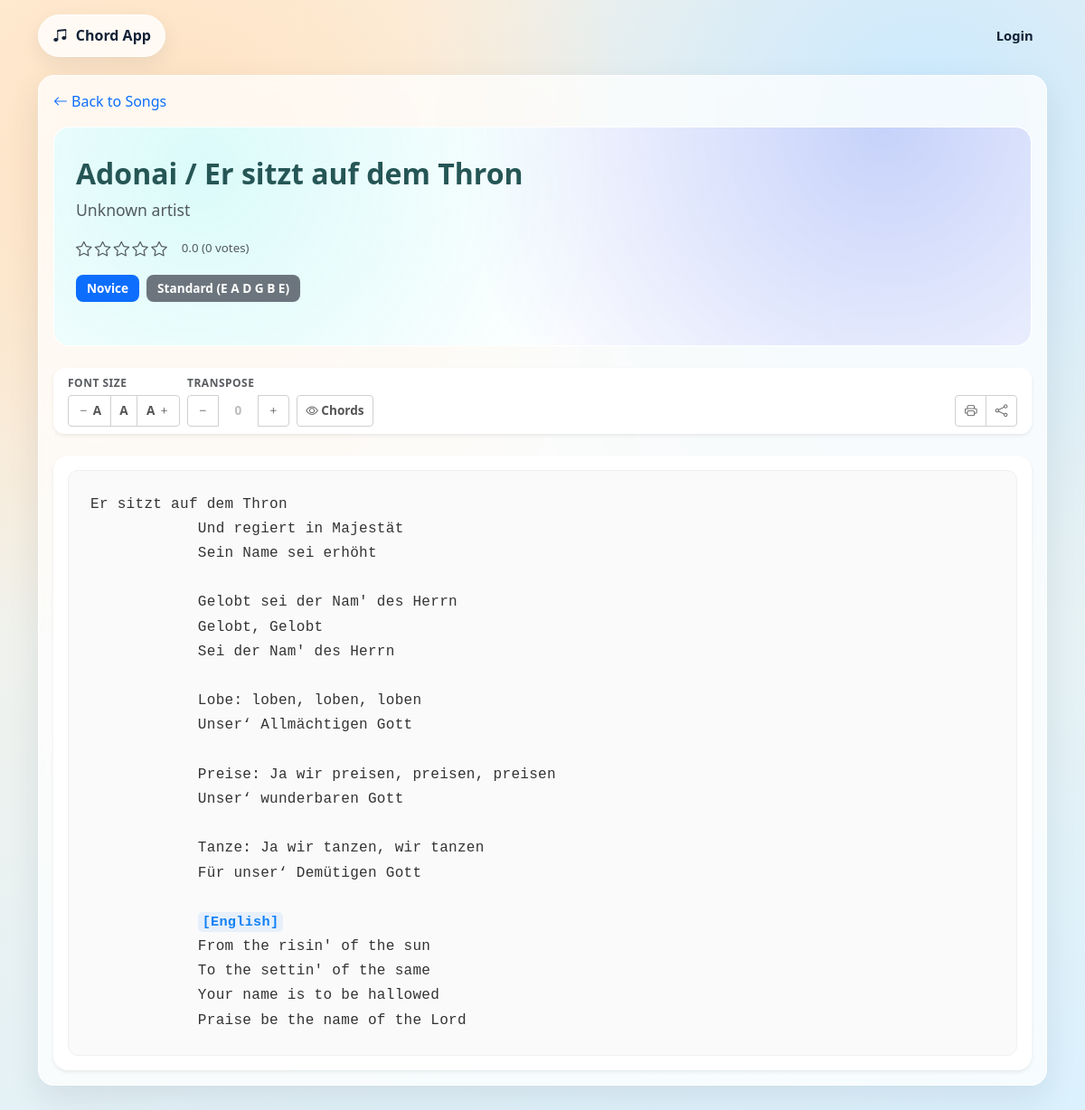
/song.php?id=1, run on the app's committed database.
### tables this page shows
CREATE TABLE IF NOT EXISTS songs (
    id INT UNSIGNED AUTO_INCREMENT PRIMARY KEY,
    title VARCHAR(255) NOT NULL,
    artist VARCHAR(255) DEFAULT '',
    audio_url VARCHAR(500) DEFAULT '',
    song_key VARCHAR(50) DEFAULT '',
    tuning VARCHAR(100) DEFAULT 'Standard (E A D G B E)',
    difficulty VARCHAR(50) DEFAULT 'Novice',
    rating_value DECIMAL(3,2) DEFAULT 0,
    rating_votes INT UNSIGNED DEFAULT 0,
    created_at TIMESTAMP DEFAULT CURRENT_TIMESTAMP,
    updated_at TIMESTAMP NULL DEFAULT NULL ON UPDATE CURRENT_TIMESTAMP
);

CREATE TABLE IF NOT EXISTS chord_versions (
    id INT UNSIGNED AUTO_INCREMENT PRIMARY KEY,
    song_id INT UNSIGNED NOT NULL,
    version_label VARCHAR(100) NOT NULL,
    notes VARCHAR(255) DEFAULT '',
    audio_url VARCHAR(500) DEFAULT '',
    content MEDIUMTEXT NOT NULL,
    created_at TIMESTAMP DEFAULT CURRENT_TIMESTAMP,
    updated_at TIMESTAMP NULL DEFAULT NULL ON UPDATE CURRENT_TIMESTAMP,
    CONSTRAINT fk_chord_versions_song FOREIGN KEY (song_id) REFERENCES songs(id) ON DELETE CASCADE,
    UNIQUE KEY uniq_song_version_label (song_id, version_label)
);

### includes/helpers.php (called while the page is built, shortened)
<?php
function translations(): array
{
    static $map = null;
    if (is_array($map)) {
        return $map;
    }
    $map = require __DIR__ . '/i18n.php';
    return $map;
}
function is_supported_language(string $lang): bool
{
    return isset(SUPPORTED_LANGUAGES[$lang]);
}
function current_language(): string
{
    $lang = $_SESSION['lang'] ?? APP_DEFAULT_LANGUAGE;
    return is_supported_language((string) $lang) ? (string) $lang : APP_DEFAULT_LANGUAGE;
}
function t(string $key, array $replace = []): string
{
    $map = translations();
    $lang = current_language();
    $line = $map[$lang][$key] ?? $map[APP_DEFAULT_LANGUAGE][$key] ?? $key;
    return $line;
}
function e(?string $value): string
{
    return htmlspecialchars((string) $value, ENT_QUOTES, 'UTF-8');
}
function url(string $path = ''): string
{
    return rtrim(BASE_URL, '/') . '/' . ltrim($path, '/');
}
function song_theme_vars(string $seed): string
{
    $hash = hash('sha256', $seed);
    $base = hexdec(substr($hash, 0, 8));
    $h1 = $base % 360;
    $h2 = ($h1 + 48) % 360;
    $h3 = ($h1 + 96) % 360;
    return '--song-a:hsl(' . $h1 . ' 78% 92%);'
        . '--song-b:hsl(' . $h2 . ' 84% 88%);'
        . '--song-c:hsl(' . $h3 . ' 76% 84%);'
        . '--song-ink:hsl(' . $h1 . ' 40% 24%);';
}

### includes/db.php (called while the page is built, shortened)
<?php
function db(): PDO
{
    static $pdo = null;
    if ($pdo instanceof PDO) {
        return $pdo;
    }
    $dsn = 'mysql:host=' . DB_HOST . ';port=' . DB_PORT . ';dbname=' . DB_NAME . ';charset=utf8mb4';
    $pdo = new PDO($dsn, DB_USER, DB_PASS, [
        PDO::ATTR_ERRMODE => PDO::ERRMODE_EXCEPTION,
        PDO::ATTR_DEFAULT_FETCH_MODE => PDO::FETCH_ASSOC,
    ]);
    return $pdo;
}

### includes/chord_render.php (the view, shortened to what this page needs)
<?php
require_once __DIR__ . '/helpers.php';
function render_chord_text(string $text): string
{
    $lines = preg_split('/\r\n|\r|\n/', $text) ?: [];
    $htmlLines = [];
    foreach ($lines as $line) {
        if (trim($line) === '') {
            $htmlLines[] = '<div class="lyric-line">&nbsp;</div>';
            continue;
        }
        $escaped = e($line);
        $parsed = preg_replace('/\[([^\]]+)\]/', '<span class="chord">[$1]</span>', $escaped);
        $htmlLines[] = '<div class="lyric-line">' . $parsed . '</div>';
    }
    return implode("\n", $htmlLines);
}

### public/song.php (shortened to what this page needs)
<?php
require_once __DIR__ . '/../includes/chord_render.php';
$songId = (int) ($_GET['id'] ?? 0);
$songSql = 'SELECT id, title, artist, audio_url,
            IFNULL(song_key, "") as song_key,
            IFNULL(tuning, "Standard (E A D G B E)") as tuning,
            IFNULL(difficulty, "Novice") as difficulty,
            IFNULL(rating_value, 0) as rating_value,
            IFNULL(rating_votes, 0) as rating_votes,
            updated_at
            FROM songs WHERE id = ? LIMIT 1';
$stmt = db()->prepare($songSql);
$stmt->execute([$songId]);
$song = $stmt->fetch();
$versionsSql = 'SELECT id, version_label, content, notes FROM chord_versions WHERE song_id = ? ORDER BY version_label ASC, id ASC';
$versionsStmt = db()->prepare($versionsSql);
$versionsStmt->execute([$songId]);
$versions = $versionsStmt->fetchAll();
$currentVersion = null;
if ($versions) {
    if (!$currentVersion) {
        $currentVersion = $versions[0];
    }
}
require_once __DIR__ . '/../includes/layout_top.php';
?>
<div class="mb-3">
    <a class="text-decoration-none" href="<?= e(url('public/index.php')) ?>"><i class="bi bi-arrow-left me-1"></i><?= e(t('back_to_songs')) ?></a>
</div>
<div class="song-hero-section mb-4" style="<?= e(song_theme_vars((string) $song['id'] . '|' . (string) $song['title'])) ?>">
    <div class="row align-items-center g-4">
        <div class="col-md-8">
            <h1 class="h2 mb-2"><?= e($song['title']) ?></h1>
            <p class="lead text-muted mb-3"><?= e($song['artist'] ?: t('unknown_artist')) ?></p>
            <div class="song-rating mb-3">
                <?php
                $rating = (float) ($song['rating_value'] ?? 0);
                $votes = (int) ($song['rating_votes'] ?? 0);
                $fullStars = (int) $rating;
                $hasHalfStar = ($rating - $fullStars) >= 0.5;
                ?>
                <span class="rating-stars">
                    <?php for ($i = 0; $i < 5; $i++): ?>
                        <?php if ($i < $fullStars): ?>
                            <i class="bi bi-star-fill text-warning"></i>
                        <?php elseif ($i == $fullStars && $hasHalfStar): ?>
                            <i class="bi bi-star-half text-warning"></i>
                        <?php else: ?>
                            <i class="bi bi-star text-muted"></i>
                        <?php endif; ?>
                    <?php endfor; ?>
                </span>
                <span class="ms-2 text-muted small"><?= e(number_format($rating, 1)) ?> (<?= (int) $votes ?> votes)</span>
            </div>
            <div class="song-metadata mb-3">
                <?php if (!empty($song['difficulty'])): ?>
                    <span class="badge bg-primary"><?= e($song['difficulty']) ?></span>
                <?php endif; ?>
                <?php if (!empty($song['tuning'])): ?>
                    <span class="badge bg-secondary"><?= e($song['tuning']) ?></span>
                <?php endif; ?>
            </div>
        </div>
    </div>
</div>
<div class="control-toolbar card border-0 shadow-sm mb-4 sticky-top" style="top: 70px; z-index: 990;">
    <div class="card-body py-2">
        <div class="row g-2 align-items-center">
            <div class="col-auto">
                <label class="text-muted small d-block mb-1">Font Size</label>
                <div class="btn-group btn-group-sm" role="group">
                    <button type="button" class="btn btn-outline-secondary" id="decreaseFont" title="Decrease font size">
                        <i class="bi bi-dash"></i> A
                    </button>
                    <button type="button" class="btn btn-outline-secondary" id="resetFont" title="Reset font size">
                        A
                    </button>
                    <button type="button" class="btn btn-outline-secondary" id="increaseFont" title="Increase font size">
                        A <i class="bi bi-plus"></i>
                    </button>
                </div>
            </div>
            <div class="col-auto">
                <label class="text-muted small d-block mb-1">Transpose</label>
                <div class="btn-group btn-group-sm" role="group">
                    <button type="button" class="btn btn-outline-secondary" id="transposeDown" title="Transpose down (-1 semitone)">
                        <i class="bi bi-dash"></i>
                    </button>
                    <span id="transposeDisplay" class="btn btn-outline-secondary disabled" style="min-width: 45px;">0</span>
                    <button type="button" class="btn btn-outline-secondary" id="transposeUp" title="Transpose up (+1 semitone)">
                        <i class="bi bi-plus"></i>
                    </button>
                </div>
            </div>
            <div class="col-auto">
                <label class="text-muted small d-block mb-1">&nbsp;</label>
                <button type="button" class="btn btn-sm btn-outline-secondary" id="toggleChords" title="Hide/Show chords">
                    <i class="bi bi-eye"></i> Chords
                </button>
            </div>
            <div class="col-auto ms-auto">
                <label class="text-muted small d-block mb-1">&nbsp;</label>
                <div class="btn-group btn-group-sm" role="group">
                    <button type="button" class="btn btn-outline-secondary" onclick="window.print()" title="Print">
                        <i class="bi bi-printer"></i>
                    </button>
                    <button type="button" class="btn btn-outline-secondary" id="shareBtn" title="Share">
                        <i class="bi bi-share"></i>
                    </button>
                </div>
            </div>
        </div>
    </div>
</div>
<?php if (!$versions): ?>
    <div class="alert alert-warning"><i class="bi bi-exclamation-triangle me-2"></i><?= e(t('no_versions_for_song')) ?></div>
<?php else: ?>
    <div class="card border-0 shadow-sm chord-display-card">
        <div class="card-body">
            <div class="lyrics-box" id="lyricsBox">
                <?= render_chord_text((string) $currentVersion['content']) ?>
            </div>
        </div>
    </div>
<?php endif; ?>
<?php require_once __DIR__ . '/../includes/layout_bottom.php'; ?>

### public/assets/css/app.css (style rules this page uses)
:root { --bg-top: #fff2e0; --bg-bottom: #d9f1ff; --panel: #ffffff; --ink: #122136; --muted: #5f6b7d; --line: #d8e1ec; --accent: #f05d23; --accent-2: #0f80f7; }
body { min-height: 100vh; color: var(--ink); overflow-x: hidden; background: radial-gradient(circle at 15% 15%, #ffe0be 0%, transparent 35%), radial-gradient(circle at 85% 10%, #cae9ff 0%, transparent 38%), linear-gradient(160deg, var(--bg-top), var(--bg-bottom)); }
.lyrics-box { background: #fff; border-radius: 0.9rem; border: 1px solid var(--line); padding: 1rem; }
.lyric-line { font-family: "Consolas", "Courier New", monospace; white-space: pre-wrap; word-break: break-word; line-height: 1.7; }
.chord { color: var(--accent-2); font-weight: 700; }
.song-hero-section { background: rgba(255, 255, 255, 0.85); border-radius: 1.1rem; border: 1px solid rgba(255, 255, 255, 0.9); padding: 2rem 1.5rem; position: relative; overflow: hidden; backdrop-filter: blur(8px); }
.song-hero-section::before { content: ""; position: absolute; inset: 0; pointer-events: none; background: radial-gradient(circle at 15% 20%, var(--song-a, #f7e9df) 0%, transparent 48%), radial-gradient(circle at 85% 0%, var(--song-b, #dcecff) 0%, transparent 50%), linear-gradient(145deg, transparent, rgba(255, 255, 255, 0.3)); }
.song-hero-section > * { position: relative; z-index: 1; }
.song-hero-section h1 { color: var(--song-ink, var(--ink)); font-weight: 700; line-height: 1.2; }
.song-hero-section .lead { font-size: 1.1rem; color: #666; }
.song-rating { display: flex; align-items: center; gap: 0.5rem; font-size: 0.95rem; }
.rating-stars { display: inline-flex; gap: 0.2rem; font-size: 1.1rem; }
.song-metadata { display: flex; flex-wrap: wrap; gap: 0.5rem; }
.song-metadata .badge { font-size: 0.85rem; font-weight: 600; padding: 0.5rem 0.75rem; border-radius: 0.5rem; }
.control-toolbar { background: rgba(255, 255, 255, 0.95); border: 1px solid rgba(200, 200, 200, 0.3); border-radius: 0.8rem; backdrop-filter: blur(6px); }
.control-toolbar label { font-size: 0.75rem; font-weight: 700; text-transform: uppercase; letter-spacing: 0.5px; color: #666; margin-bottom: 0.5rem; }
.control-toolbar .btn-group { display: inline-flex; }
.control-toolbar .btn-group-sm { gap: 0; }
.control-toolbar .btn { font-size: 0.85rem; padding: 0.4rem 0.6rem; border-color: #d0d0d0; color: #555; font-weight: 600; }
.control-toolbar .btn.disabled { pointer-events: none; background: transparent; border-color: transparent; color: #999; }
.chord-display-card { background: #ffffff; border-radius: 1rem; border: 1px solid #e8e8e8; transition: box-shadow 0.3s ease; }
.lyrics-box { font-family: "Menlo", "Consolas", "Courier New", monospace; font-size: 16px; line-height: 1.8; letter-spacing: 0.3px; background: #fafafa; border-radius: 0.7rem; border: 1px solid #f0f0f0; padding: 1.5rem; color: #333; transition: font-size 0.2s ease; }
.lyric-line { margin: 0; word-wrap: break-word; white-space: pre-wrap; overflow-x: auto; }
.chord { color: #0f80f7; font-weight: 700; background: rgba(15, 128, 247, 0.08); padding: 0.1rem 0.3rem; border-radius: 0.3rem; font-size: 0.95em; transition: all 0.2s ease; }

### data on the page
songs: title "Adonai / Er sitzt auf dem Thron", artist "Unknown artist"
chord_versions: content "Er sitzt auf dem Thron Und regiert in Majestät Sein Name sei erhöht Gelobt sei der Nam' des Herrn Gelobt, Gelobt Sei der Nam' des Herrn Lobe: loben, loben, loben Unser‘ Allmächtigen Gott Preise: Ja wir preisen, preisen, preisen Unser‘ wunderbaren Gott Tanze: Ja wir tanzen, wir tanzen Für unser‘ Demütigen Gott [English] From the risin' of the sun To the settin' of the same Your name is to be hallowed Praise be the name of the Lord"

### other printed values
APP_NAME "Chord App"
t('login') "Login"
t('back_to_songs') "Back to Songs"
$rating "0.0"
$votes "0"
$song['difficulty'] "Novice"
$song['tuning'] "Standard (E A D G B E)"
